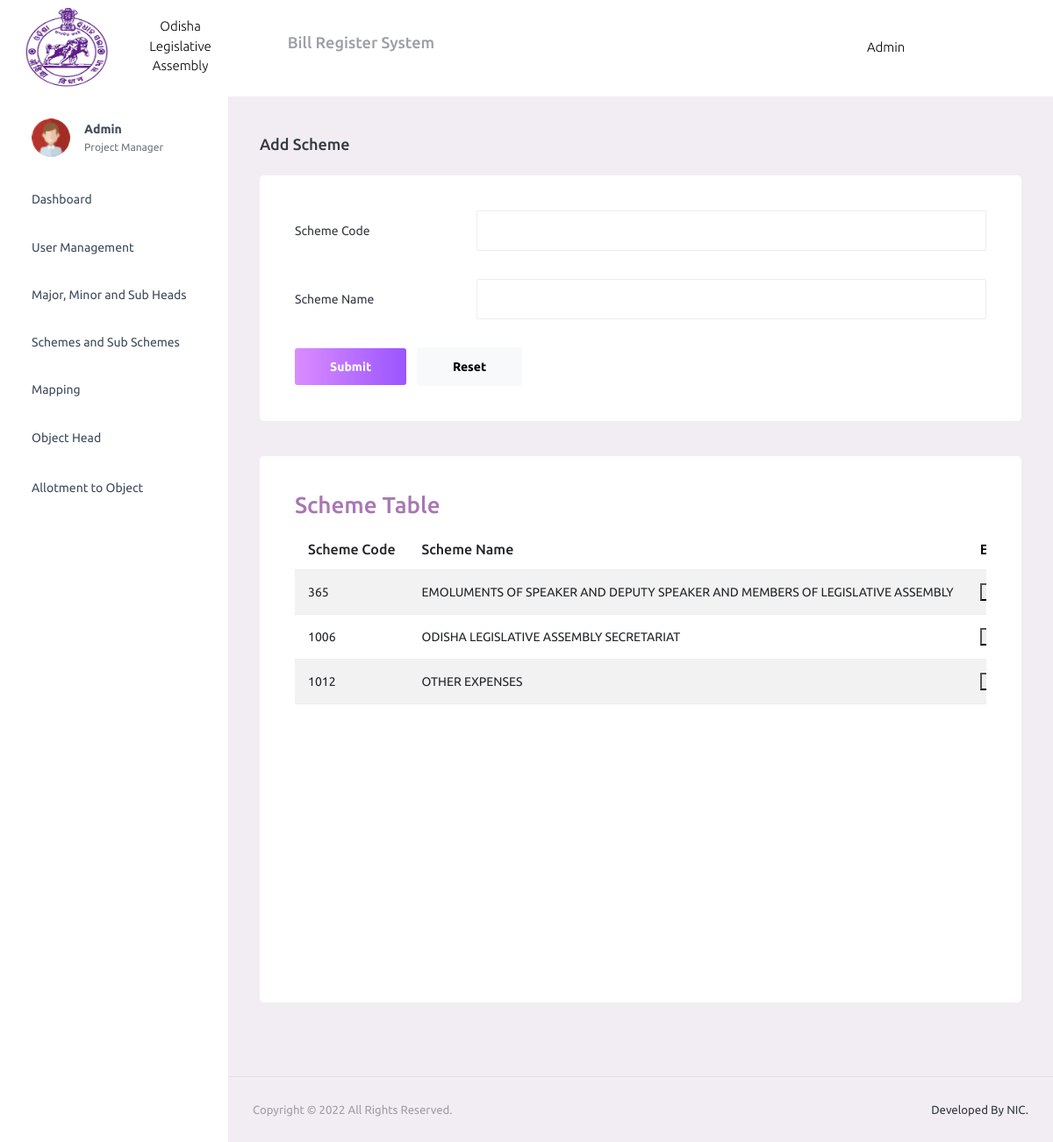
The page /admin1/home/scheme/ on the database as committed earlier.
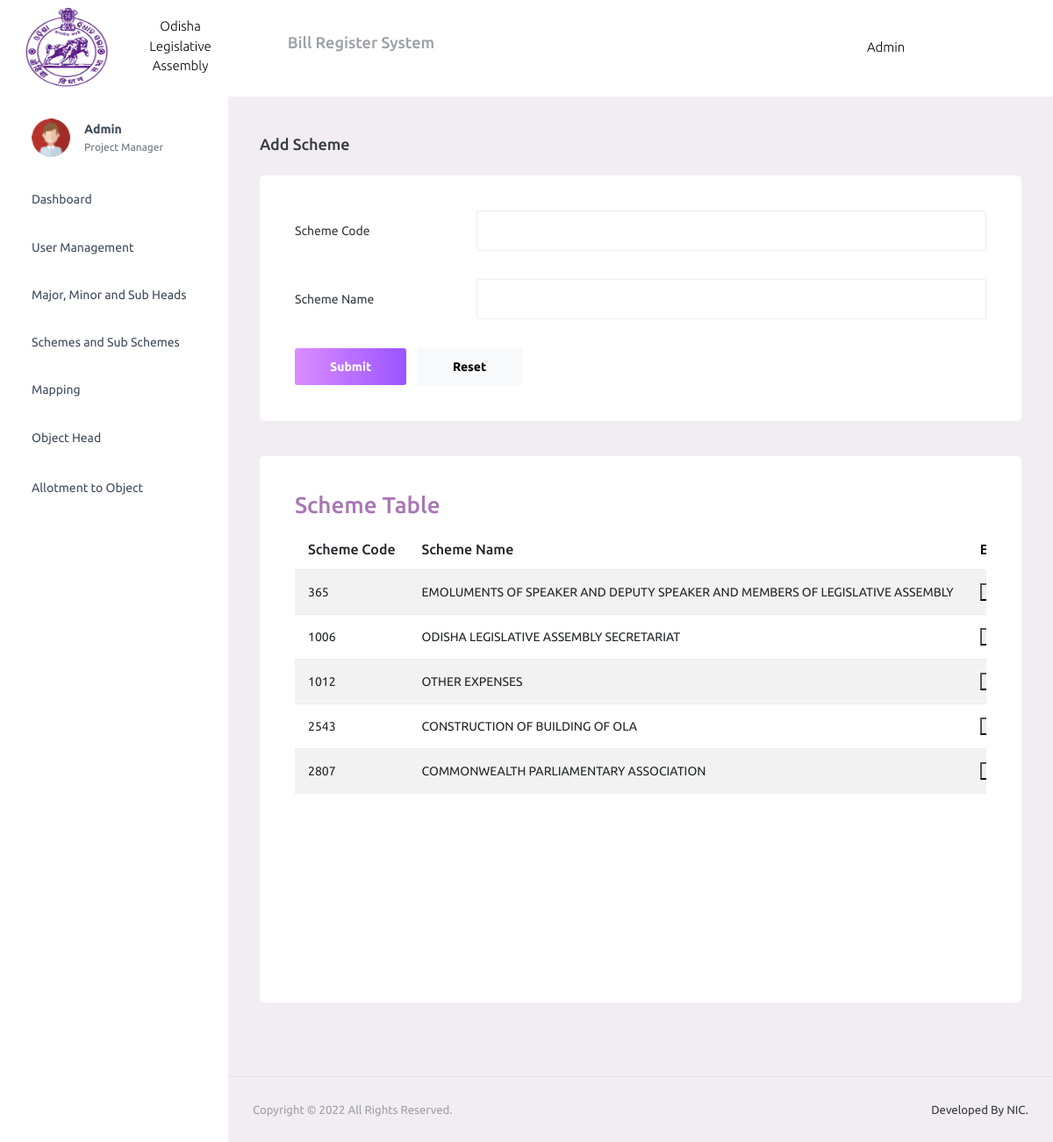
The same page on the database as committed later.
### allotment/models.py (models this page shows, shortened)
class Scheme(models.Model):
    Scheme_Code=models.IntegerField(primary_key=True)
    Scheme_Name=models.CharField(default="",max_length=250)

### allotment/views.py (the view)
# urls.py: path('admin1/home/scheme/', views.adminScheme, name="scheme"),
def adminScheme(request):
    if request.method=='POST':
        print(request.POST)
        newentry=Scheme(Scheme_Code=request.POST.get('schemeCode'), Scheme_Name=request.POST.get('schemeName'))
        newentry.save()
        return redirect('scheme')
    else:
        schemes=Scheme.objects.all()
        return render(request,'admin/adminScheme.html',{'schemes':schemes})

### allotment/templates/admin/adminScheme.html (shortened to what this page needs)
{% extends 'admin/adminBase.html' %}
{% block content %}
<div class="page-header">
  <h3 class="page-title"> Add Scheme</h3>
</div>
<div class="row">
    <div class="col-md-12 grid-margin stretch-card bil">
      <div class="card">
        <div class="card-body">
          <form class="forms-sample" method="POST">
            <div class="form-group row">
              <label for="exampleInputUsername2" class="col-sm-3 col-form-label">Scheme Code</label>
              <div class="col-sm-9">
                <input type="number" class="form-control" name="schemeCode" id="exampleInputUsername2" placeholder="">
              </div>
            </div>
            <div class="form-group row">
              <label for="exampleInputEmail2" class="col-sm-3 col-form-label">Scheme Name</label>
              <div class="col-sm-9">
                <input type="text" class="form-control" name="schemeName" id="exampleInputEmail2" placeholder="">
              </div>
            </div>
            <button type="submit" class="btn btn-gradient-primary me-2">Submit</button>
            <button type="reset" class="btn btn-light">Reset</button>
          </form>
        </div>
      </div>
    </div>
  </div>
  <div class="row">
    <div class="col-lg-12 grid-margin stretch-card bil">
      <div class="card">
        <div class="card-body">
          <h4 class="card-title">Scheme Table</h4>
          <div class="mbill">
            <table class="table table-striped">
              <thead>
                <tr>
                  <th> Scheme Code </th>
                  <th> Scheme Name </th>
                  <th> <a href="#" >Edit</a> </th>
                </tr>
              </thead>
              <tbody>
                {% for scheme in schemes %}
                <tr>
                  <td>{{scheme.Scheme_Code}}</td>
                  <td>{{scheme.Scheme_Name}}</td>
                  <td><button>Edit</button></td>
                </tr>
                {% endfor %}
              </tbody>
            </table>
          </div>
       </div>
      </div>
    </div>
  </div>
{% endblock %}

Rows that differ between the two databases and show on the page:
added Scheme: Scheme_Code "2543", Scheme_Name "CONSTRUCTION OF BUILDING OF OLA"
added Scheme: Scheme_Code "2807", Scheme_Name "COMMONWEALTH PARLIAMENTARY ASSOCIATION"
